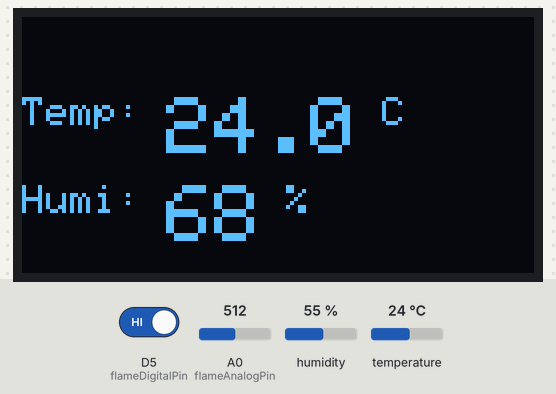
A sketch run on a simulated ESP8266 (Wemos D1 mini). Parts: 128×64 one-colour display. The inputs (shaded band) are chosen by the test bench; at power-on: D5 (flameDigitalPin) HIGH, humidity 55 %, temperature 24 °C, A0 (flameAnalogPin) = 512. What the sketch prints to the serial monitor is not drawn.

Above: at 2.6 s.
2.7 s: D5 (flameDigitalPin) driven LOW
At 4.6 s:
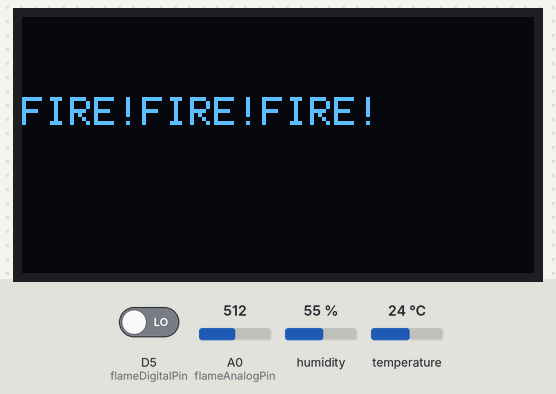
5.5 s: D5 (flameDigitalPin) driven HIGH
At 7.0 s:
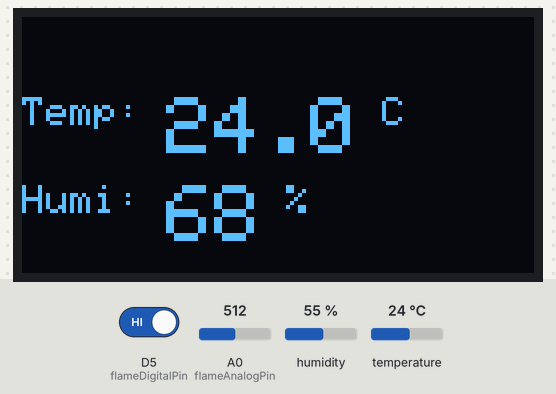
7.5 s: humidity set to 22 %
At 11.2 s:
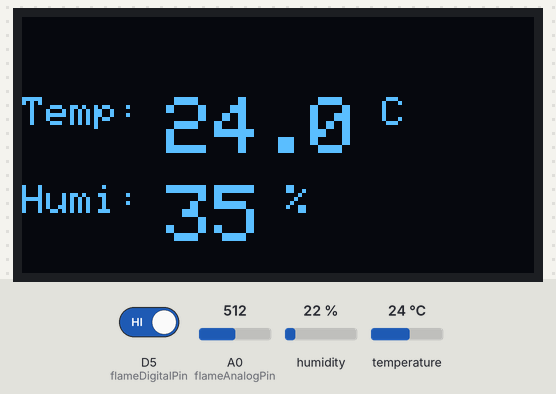
11.5 s: temperature set to 12 °C
At 15.2 s:
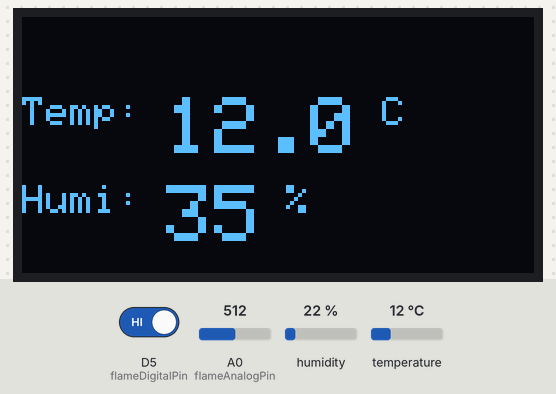
15.5 s: humidity set to 40 %
At 18.5 s:
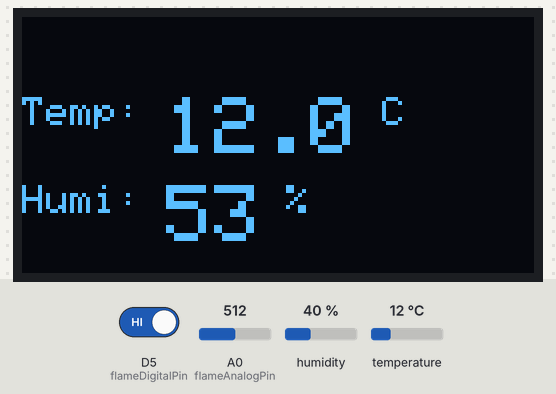
19.5 s: temperature set to 19 °C
At 22.8 s:
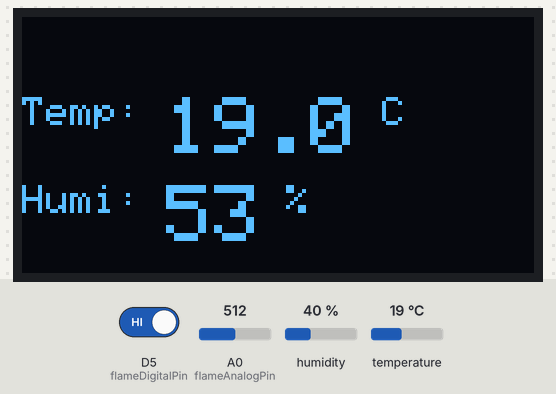
Timing chart, 0 to 24.3 s (numbered marks = the images above; inputs shaded):
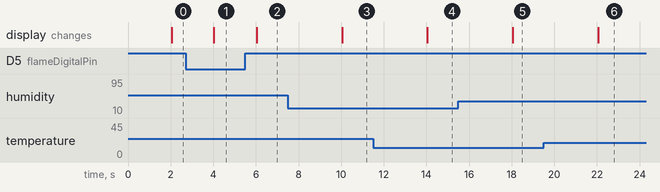

Measured:
- after the input at 2.7 s, the display: changes after 1.3 s (image 1)
- after the input at 5.5 s, the display: changes after 0.55 s (image 2)
- after the input at 7.5 s, the display: changes after 2.5 s (image 3)
- after the input at 11.5 s, the display: changes after 2.5 s (image 4)
- after the input at 15.5 s, the display: changes after 2.5 s (image 5)
- after the input at 19.5 s, the display: changes after 2.5 s (image 6)

The sketch:

wemosdht11.ino
```cpp
#include <Wire.h>
#include <Adafruit_GFX.h>
#include <Adafruit_SSD1306.h>
#include "DHT.h"

// OLED
#define SCREEN_WIDTH 128
#define SCREEN_HEIGHT 64
#define OLED_RESET -1
Adafruit_SSD1306 display(SCREEN_WIDTH, SCREEN_HEIGHT, &Wire, OLED_RESET);

// Flame sensor
#define flameDigitalPin D5
#define flameAnalogPin  A0

// DHT
#define DHTPIN D4
#define DHTTYPE DHT11
DHT dht(DHTPIN, DHTTYPE);

// Timing variables
unsigned long lastDHTMillis = 0;
unsigned long lastSerialMillis = 0;

const unsigned long DHT_INTERVAL = 2000;
const unsigned long SERIAL_INTERVAL = 500;

void setup() {
  Serial.begin(9600);

  dht.begin();

  if (!display.begin(SSD1306_SWITCHCAPVCC, 0x3C)) {
    Serial.println(F("SSD1306 allocation failed"));
    while (true);
  }

  display.clearDisplay();
  display.setTextColor(SSD1306_WHITE);

  pinMode(flameDigitalPin, INPUT);

  Serial.println("System Initialized. Monitoring for fire...");
}

void loop() {
  unsigned long now = millis();

  // ===============================
  // FLAME SENSOR (REAL-TIME)
  // ===============================
  int digitalVal = digitalRead(flameDigitalPin);
  int analogVal  = analogRead(flameAnalogPin);

  // Serial flame logging (non-blocking)
  if (now - lastSerialMillis >= SERIAL_INTERVAL) {
    lastSerialMillis = now;

    if (digitalVal == LOW) {
      Serial.print("FIRE DETECTED! Intensity: ");
      Serial.println(1024 - analogVal);
    } else {
      Serial.print("S");
      Serial.println(analogVal);
    }
  }

  // ===============================
  // DHT + OLED (EVERY 2 SECONDS)
  // ===============================
  if (now - lastDHTMillis >= DHT_INTERVAL) {
    lastDHTMillis = now;

    float h = dht.readHumidity()+13;
    float t = dht.readTemperature();

    if (isnan(h) || isnan(t)) {
      Serial.println("Failed to read from DHT sensor!");
      return;
    }

    // Serial output
    Serial.print("Hum: "); Serial.print(h); Serial.print("% ");
    Serial.print("Temp: "); Serial.print(t); Serial.println(" C");

    // OLED
    display.clearDisplay();

    // FIRE indicator
    if (digitalVal == LOW) {
      display.setCursor(0, 20);
      display.setTextSize(1);
      display.println("FIRE!FIRE!FIRE!");
    } else {

      // Temperature
      display.setCursor(0, 20);
      display.print("Temp: ");
      display.setTextSize(2);
      display.print(t, 1);
      display.setTextSize(1);
      display.println(" C");

      // Humidity
      display.setCursor(0, 42);
      display.print("Humi: ");
      display.setTextSize(2);
      display.print(h, 0);
      display.setTextSize(1);
      display.println(" %");

    }
    display.display();
  }
}
```
